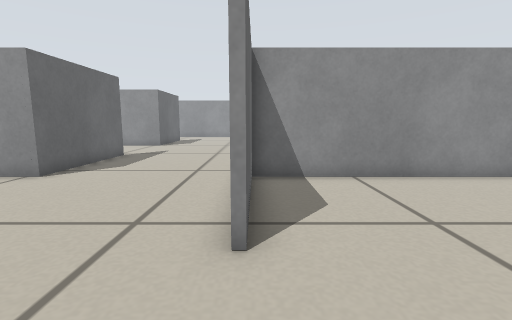
[1] (above)

22 first-person views from a walk through a robot-simulator world made for Stage. The camera is 0.34 m above the floor, tilts 8° down and sees 85° across. Floor lines are 1 m apart. The floor is counted in squares, 0.2 m on a side. Each view is taken from the middle of a square. On the plan, view 1 faces up. The plan holds only what a view shows up to about 15 squares ahead; the rest is blank. Robots are left out.

[2]
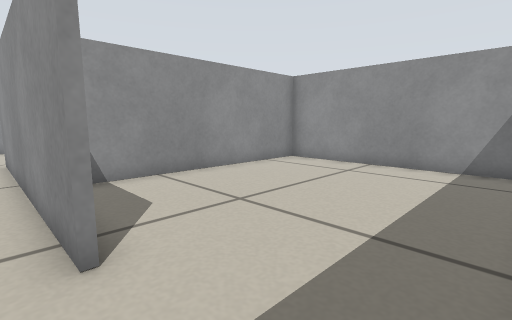

[3]
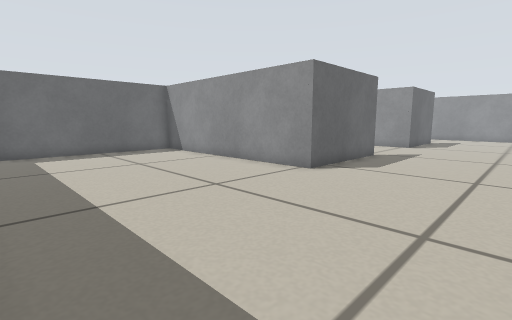

[4]
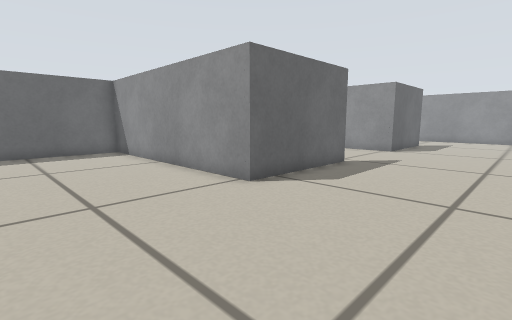

[5]
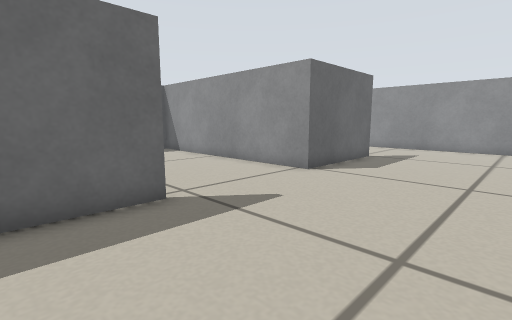

[6]
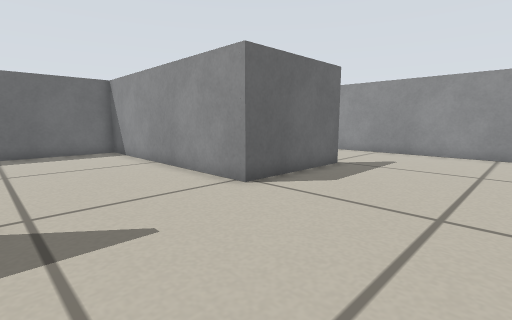

[7]
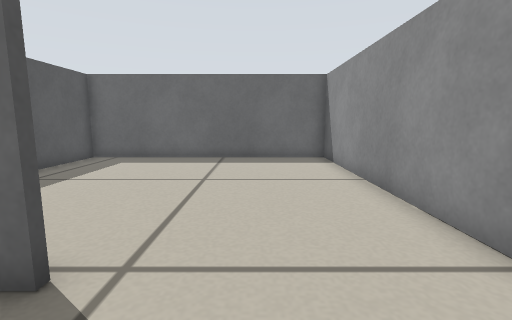

[8]
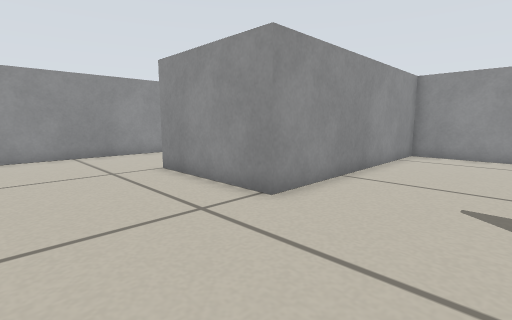

[9]
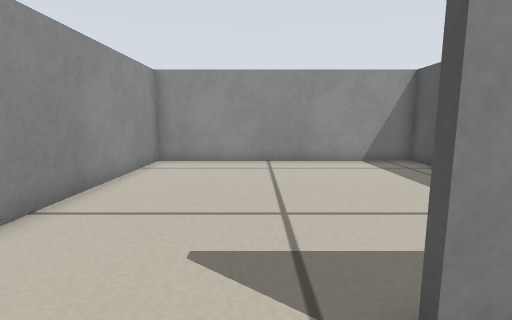

[10]
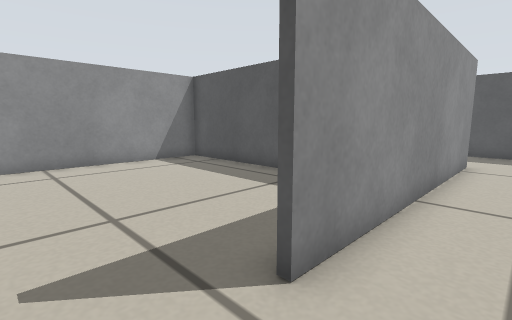

[11]
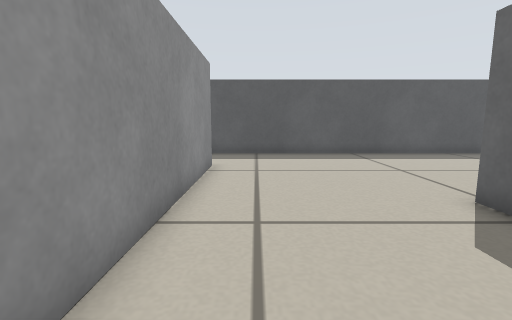

[12]
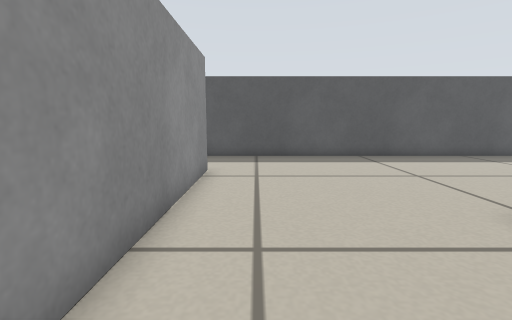

[13]
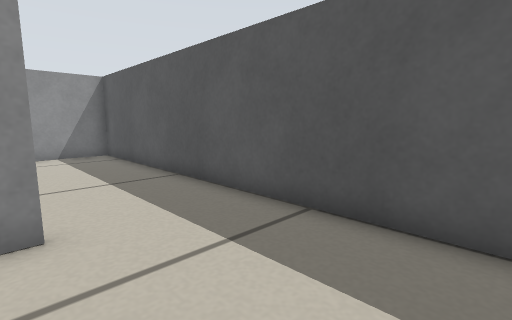

[14]
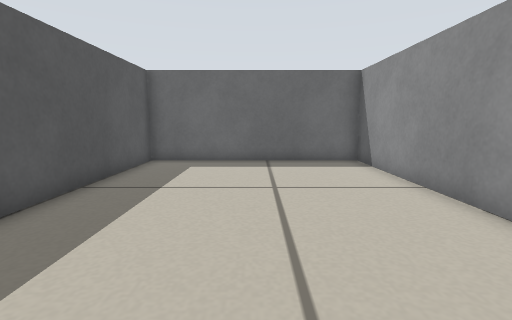

[15]
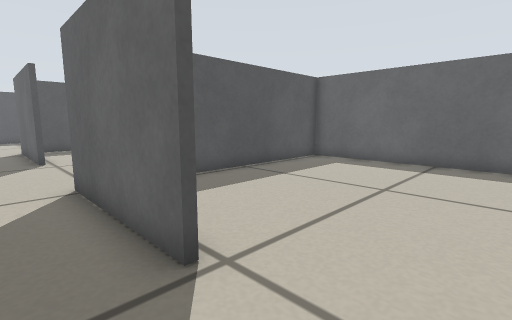

[16]
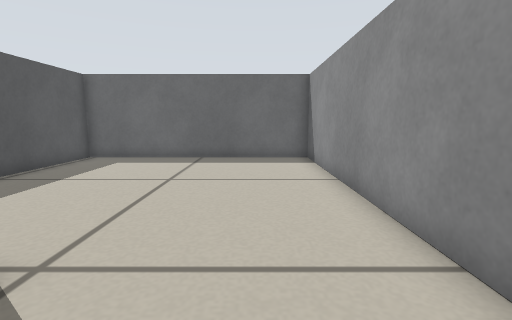

[17]
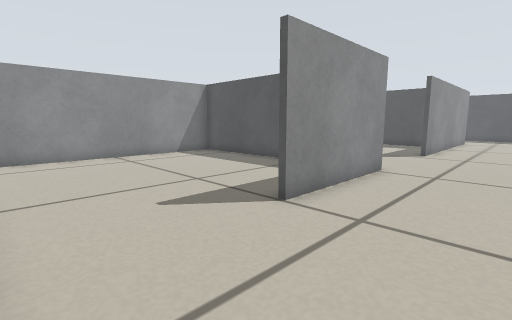

[18]
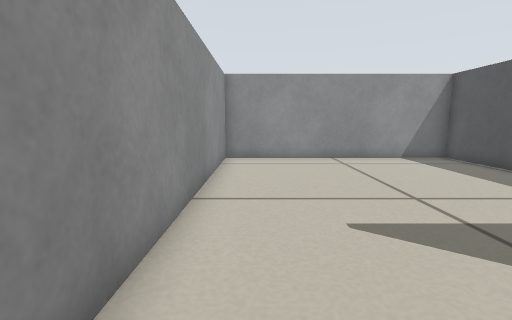

[19]
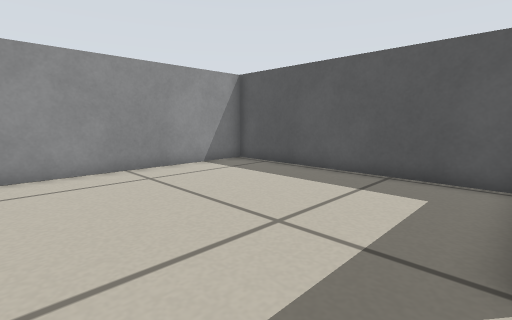

[20]
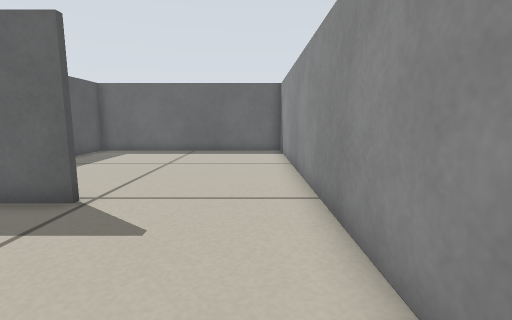

[21]
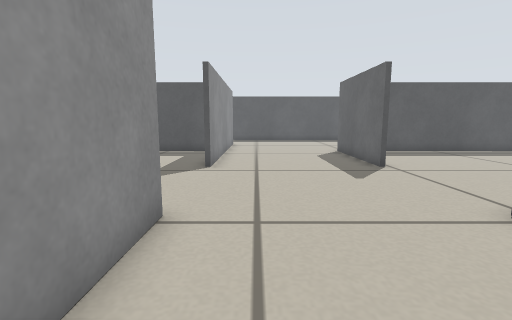

[22]
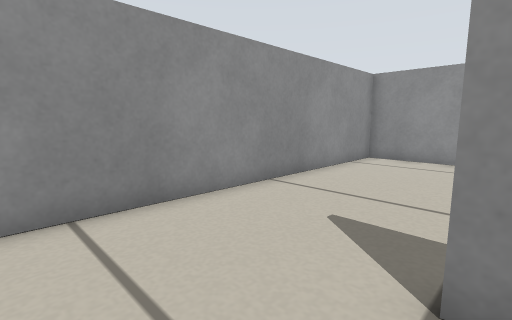

### Floor plan
Points are (right, up) in squares from view 1. A wall is a line through its corners. A room is listed if a view was taken in it or the views show most of it. See-through windows are left out.
Room 1 (view 1)
walls: (-0.4, -0.5) (9.8, -0.5) (9.8, 8); (-0.1, 7.6) (-0.1, 3.4); (9.9, 8.3) (-0.1, 8.3)
ways out: opening at (0, 1.5) to room 2
Room 2 (views 2, 3, 4, 5, 6, 7, 8, 9, 10, 11, 12, 13, 14, 15, 16, 17, 18, 20, 21, 22)
walls: (-6.6, 13.9) (-6.6, 8.3) (-17, 8.3); (-0.3, 19.2) (-0.3, 24.5); (-0.3, 3.4) (-0.3, 13.9); (-16.9, 8) (-16.9, -0.5) (-0.4, -0.5); (-6.6, 24.2) (-6.6, 19.2) (-7.6, 19.2); (-0.4, 29.4) (-7.4, 29.4)
ways out: opening at (0, 1.5) to room 1; opening at (0, 27) to room 3; opening at (0, 16) to room 4; opening at (-7, 16) to room 5; opening at (-7, 27) to room 6
Room 3 (view 19)
walls: (0.2, 19.3) (9.9, 19.3); (9.8, 18.9) (9.8, 29.4) (-0.4, 29.4)
ways out: opening at (0, 27) to room 2
Room 4 (no view inside)
walls: (4.4, 8.4) (9.9, 8.4); (9.9, 19.2) (-0.3, 19.2); (9.8, 8) (9.8, 18.9)
ways out: opening at (0, 16) to room 2
Room 5 (no view inside)
walls: (-7.6, 19.2) (-17, 19.2); (-8.1, 8.4) (-7.5, 8.4); (-16.9, 18.9) (-16.9, 8); (-17, 8.4) (-13.5, 8.4)
ways out: opening at (-7, 16) to room 2
Room 6 (no view inside)
walls: (-7.4, 29.4) (-16.9, 29.4) (-16.9, 18.9); (-17, 19.3) (-9.9, 19.3)
ways out: opening at (-7, 27) to room 2

Where each view was taken, in squares from view 1:
view 1: 0 up, 0 right, facing up
view 2: 0 up, 1 left, facing up-right
view 3: 0 up, 1 left, facing up-left
view 4: 3 up, 1 left, facing up-left
view 5: 11 up, 1 left, facing up-left
view 6: 14 up, 1 left, facing up-left
view 7: 16 up, 4 left, facing left
view 8: 15 up, 5 left, facing up-right
view 9: 15 up, 2 left, facing right
view 10: 16 up, 2 left, facing down-right
view 11: 14 up, 2 left, facing down
view 12: 13 up, 2 left, facing down
view 13: 4 up, 5 left, facing down-right
view 14: 4 up, 5 left, facing left
view 15: 27 up, 5 left, facing down-left
view 16: 27 up, 4 left, facing left
view 17: 29 up, 4 left, facing down-right
view 18: 28 up, 3 left, facing right
view 19: 28 up, 0 right, facing down-right
view 20: 28 up, 1 left, facing left
view 21: 24 up, 2 left, facing down
view 22: 24 up, 3 left, facing up-right
